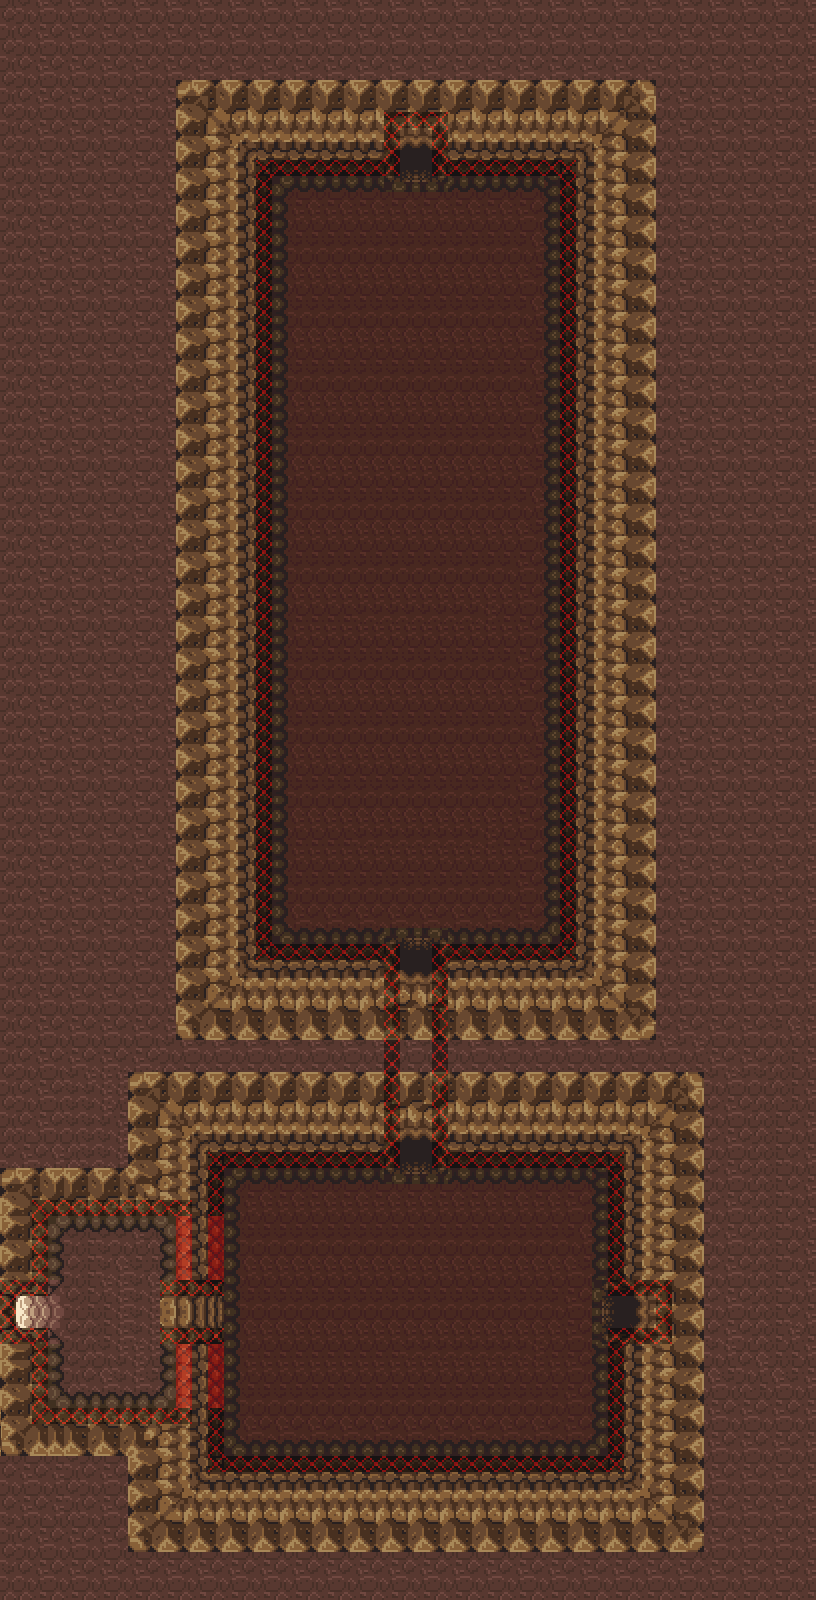

Below is a game level as drawn by its tile map, then a one-line description and the .tmx that defines it (tile-layer data replaced by summaries):
An orthogonal 51x100 tile map with 16x16 px tiles, 5 tile layers (Capa de Patrones 1, Capa de patrones 2, Collisions1, Collisions2, ...), 2 tilesets.

<map version="1.0" orientation="orthogonal" renderorder="right-down" width="51" height="100" tilewidth="16" tileheight="16" nextobjectid="1">
 <tileset firstgid="1" name="tileset cave" tilewidth="16" tileheight="16" tilecount="1710" columns="57">
  <image source="tileset cave.png" width="912" height="480" />
 </tileset>
 <tileset firstgid="1711" name="collision tileset" tilewidth="16" tileheight="16" tilecount="8" columns="8">
  <image source="collision tileset.png" width="131" height="16" />
 </tileset>
 <layer name="Capa de Patrones 1" width="51" height="100">
  <data>[5100 cells, 2880 non-empty, 263 distinct tile ids]</data>
 </layer>
 <layer name="Capa de patrones 2" width="51" height="100">
  <data>[5100 cells, 2342 non-empty, 146 distinct tile ids]</data>
 </layer>
 <layer name="Collisions1" width="51" height="100">
  <properties>
   <property name="Navigation" type="int" value="1" />
  </properties>
  <data>[5100 cells, 260 non-empty, 2 distinct tile ids]</data>
 </layer>
 <layer name="Collisions2" width="51" height="100">
  <properties>
   <property name="Navigation" type="int" value="1" />
  </properties>
  <data>[5100 cells, 44 non-empty, 2 distinct tile ids]</data>
 </layer>
 <layer name="Collisions 3" width="51" height="100">
  <properties>
   <property name="Navigation" type="int" value="1" />
  </properties>
  <data>[5100 cells, 0 non-empty, 0 distinct tile ids]</data>
 </layer>
</map>
